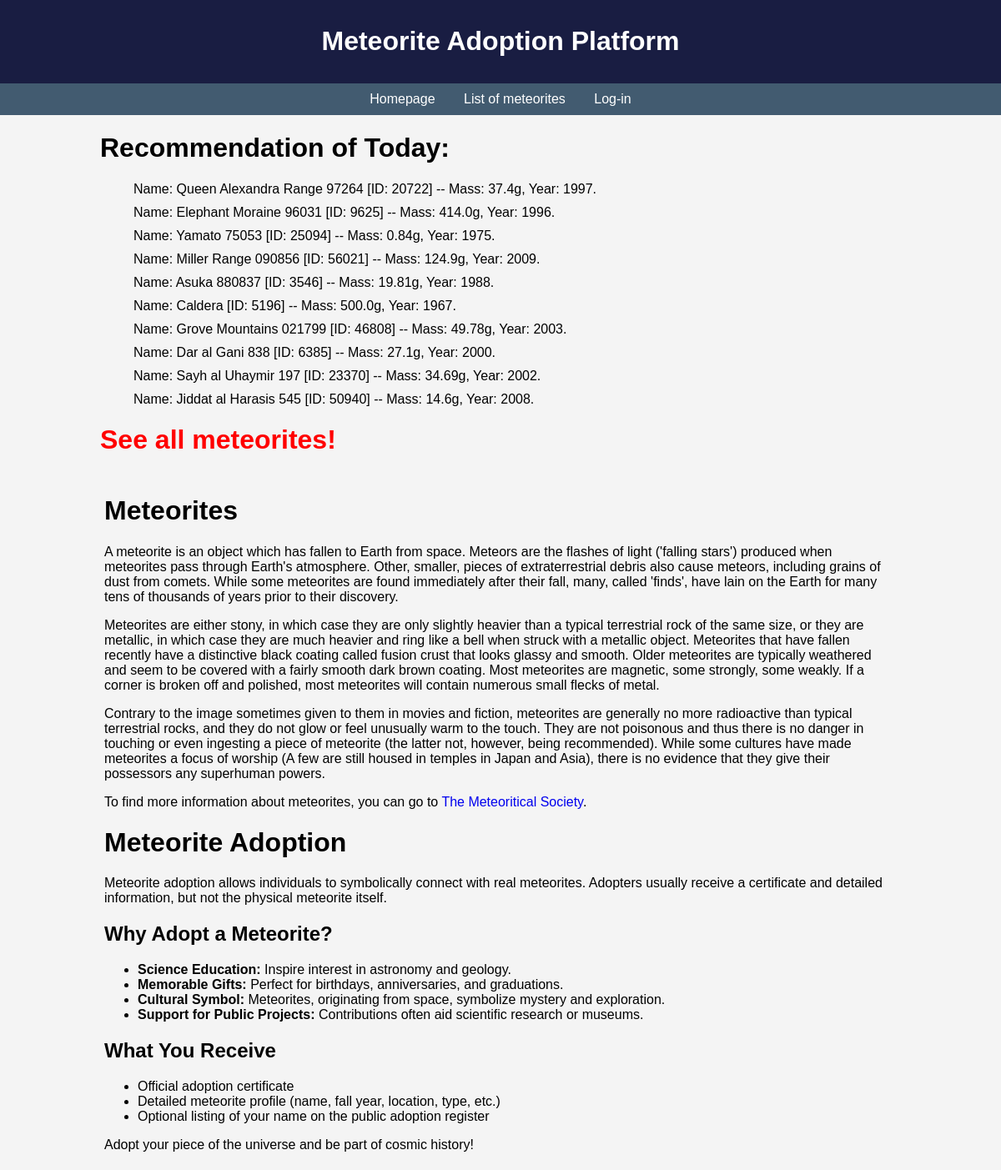
The app's page /meteorite/ with its own data.
### meteorite/models.py (models this page shows)
class Meteorite(models.Model):
    name = models.CharField(max_length=100, unique=True)
    id = models.IntegerField(primary_key=True)
    nametype = models.CharField(max_length=20)
    recclass = models.CharField(max_length=50)
    mass = models.FloatField()
    fall = models.CharField(max_length=20)
    year = models.IntegerField()
    latitude = models.DecimalField(max_digits=9, decimal_places=6)
    longitude = models.DecimalField(max_digits=9, decimal_places=6)
    price = models.DecimalField(max_digits=10, decimal_places=2)

### meteorite/views.py (the view)
# urls.py: path('', views.homepage, name='homepage'),
def homepage(request):
    meteorites = Meteorite.objects.all()
    random_meteorites = random.sample(list(meteorites), 10)
    context = {
        'random_meteorites': random_meteorites,
    }
    return render(request,'meteorite/homepage.html', context=context)

### templates/meteorite/homepage.html (shortened to what this page needs)
{% extends 'meteorite/main.html' %}
{% block content %}
    <div id="random_list">
        <h1>Recommendation of Today: </h1>
        <ul>
            {% for meteorite in random_meteorites %}
                <li style="margin-bottom:10px;">
                    <a href="{% url 'meteorite:meteorite_detail' meteorite.id %}" style="color:black;">
                        Name: {{ meteorite.name }} [ID: {{ meteorite.id }}] -- Mass: {{ meteorite.mass }}g, Year: {{ meteorite.year }}.
                    </a>
                </li>
            {% endfor %}
        </ul>
        <h1><a href="{% url 'meteorite:meteorite_list' %}" style="color:red;">See all meteorites!</a></h1>
    </div>
    <div id="basic_info" style="padding:5px;">
        <h1>Meteorites</h1>
        <p>A meteorite is an object which has fallen to Earth from space. Meteors are the flashes of light ('falling stars') produced when meteorites pass through Earth's atmosphere. Other, smaller, pieces of extraterrestrial debris also cause meteors, including grains of dust from comets. While some meteorites are found immediately after their fall, many, called 'finds', have lain on the Earth for many tens of thousands of years prior to their discovery.</p>
        <p>Meteorites are either stony, in which case they are only slightly heavier than a typical terrestrial rock of the same size, or they are metallic, in which case they are much heavier and ring like a bell when struck with a metallic object. Meteorites that have fallen recently have a distinctive black coating called fusion crust that looks glassy and smooth. Older meteorites are typically weathered and seem to be covered with a fairly smooth dark brown coating. Most meteorites are magnetic, some strongly, some weakly. If a corner is broken off and polished, most meteorites will contain numerous small flecks of metal.</p>
        <p>Contrary to the image sometimes given to them in movies and fiction, meteorites are generally no more radioactive than typical terrestrial rocks, and they do not glow or feel unusually warm to the touch. They are not poisonous and thus there is no danger in touching or even ingesting a piece of meteorite (the latter not, however, being recommended). While some cultures have made meteorites a focus of worship (A few are still housed in temples in Japan and Asia), there is no evidence that they give their possessors any superhuman powers.</p>
        <p>To find more information about meteorites, you can go to <a href="https://meteoritical.org/">The Meteoritical Society</a>. </p>
        <h1>Meteorite Adoption</h1>
        <p>Meteorite adoption allows individuals to symbolically connect with real meteorites. Adopters usually receive a certificate and detailed information, but not the physical meteorite itself.</p>
        <h2>Why Adopt a Meteorite?</h2>
        <ul>
            <li><strong>Science Education:</strong> Inspire interest in astronomy and geology.</li>
            <li><strong>Memorable Gifts:</strong> Perfect for birthdays, anniversaries, and graduations.</li>
            <li><strong>Cultural Symbol:</strong> Meteorites, originating from space, symbolize mystery and exploration.</li>
            <li><strong>Support for Public Projects:</strong> Contributions often aid scientific research or museums.</li>
        </ul>
        <h2>What You Receive</h2>
        <ul>
            <li>Official adoption certificate</li>
            <li>Detailed meteorite profile (name, fall year, location, type, etc.)</li>
            <li>Optional listing of your name on the public adoption register</li>
        </ul>
        <p>Adopt your piece of the universe and be part of cosmic history!</p>
    </div>
{% endblock %}

### meteorite/static/meteorite/styles.css (style rules this page uses)
body { font-family: Arial, sans-serif; margin: 0; padding: 0; background-color: #f4f4f4; }
a { text-decoration: none; }
#random_list ul { list-style-type:none; }

### records on screen
Meteorite: name "Queen Alexandra Range 97264", id "20722", mass "37.4", year "1997"
Meteorite: name "Elephant Moraine 96031", id "9625", mass "414.0", year "1996"
Meteorite: name "Yamato 75053", id "25094", mass "0.84", year "1975"
Meteorite: name "Asuka 880837", id "3546", mass "19.81", year "1988"
Meteorite: name "Caldera", id "5196", mass "500.0", year "1967"
Meteorite: name "Dar al Gani 838", id "6385", mass "27.1", year "2000"
Meteorite: name "Sayh al Uhaymir 197", id "23370", mass "34.69", year "2002"
